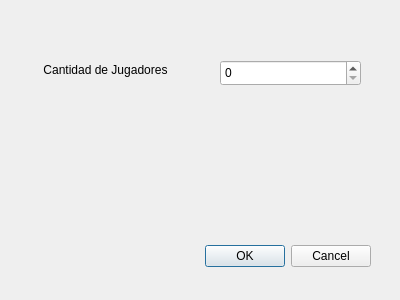
<?xml version="1.0" encoding="UTF-8"?>
<ui version="4.0">
 <class>Dialog_cant_jugadores</class>
 <widget class="QDialog" name="Dialog_cant_jugadores">
  <property name="geometry">
   <rect>
    <x>0</x>
    <y>0</y>
    <width>400</width>
    <height>300</height>
   </rect>
  </property>
  <property name="windowTitle">
   <string>Dialog</string>
  </property>
  <widget class="QDialogButtonBox" name="buttonBox_cant_jugadores">
   <property name="geometry">
    <rect>
     <x>30</x>
     <y>240</y>
     <width>341</width>
     <height>32</height>
    </rect>
   </property>
   <property name="orientation">
    <enum>Qt::Horizontal</enum>
   </property>
   <property name="standardButtons">
    <set>QDialogButtonBox::Cancel|QDialogButtonBox::Ok</set>
   </property>
  </widget>
  <widget class="QLabel" name="cant_jugadores_label">
   <property name="geometry">
    <rect>
     <x>20</x>
     <y>60</y>
     <width>171</width>
     <height>20</height>
    </rect>
   </property>
   <property name="text">
    <string>Cantidad de Jugadores</string>
   </property>
   <property name="alignment">
    <set>Qt::AlignCenter</set>
   </property>
  </widget>
  <widget class="QSpinBox" name="cant_jugadores_spinbox">
   <property name="geometry">
    <rect>
     <x>220</x>
     <y>60</y>
     <width>141</width>
     <height>26</height>
    </rect>
   </property>
  </widget>
 </widget>
 <resources/>
 <connections>
  <connection>
   <sender>buttonBox_cant_jugadores</sender>
   <signal>accepted()</signal>
   <receiver>Dialog_cant_jugadores</receiver>
   <slot>accept()</slot>
   <hints>
    <hint type="sourcelabel">
     <x>248</x>
     <y>254</y>
    </hint>
    <hint type="destinationlabel">
     <x>157</x>
     <y>274</y>
    </hint>
   </hints>
  </connection>
  <connection>
   <sender>buttonBox_cant_jugadores</sender>
   <signal>rejected()</signal>
   <receiver>Dialog_cant_jugadores</receiver>
   <slot>reject()</slot>
   <hints>
    <hint type="sourcelabel">
     <x>316</x>
     <y>260</y>
    </hint>
    <hint type="destinationlabel">
     <x>286</x>
     <y>274</y>
    </hint>
   </hints>
  </connection>
 </connections>
</ui>
